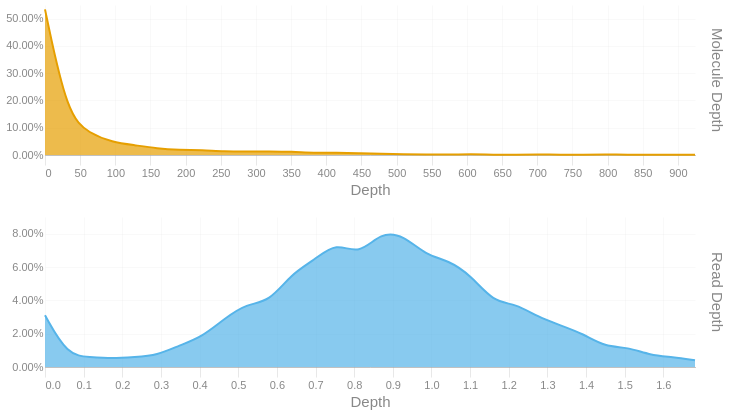

Write notebook code for a chart like this one.
### Code cell
readdep = depth_hist(tb['Read Depth'], q99, 3)
readdep = readdep.with_columns(pl.lit('Read Depth').alias('Metric'))
if not SKIPLR:
    moldep = depth_hist(tb['Molecule Depth'], mol_q99, 1)
    moldep = moldep.with_columns(pl.lit('Molecule Depth').alias('Metric'))
    _hist = pl.concat([readdep, moldep])
    _hist = _hist.filter(pl.col('Proportion') != 0)
    with SafeRender(_hist):
        (
            alt.Chart(_hist)        
            .mark_area(interpolate = "basis")
            .encode(
                x=alt.X('Bin:Q').scale(domainMin=0).axis(alt.Axis(title='Depth')),
                y = alt.Y('Proportion:Q', title = None).axis(format = '.2%'),
                color = alt.Color('Metric:N').legend(None),
                row = alt.Row("Metric:N").header(title = None, labelOrient = 'right'),
                tooltip = [
                    alt.Tooltip("Metric:N", title = "Metric"),
                    alt.Tooltip('Interval:N', title = "Depth Interval"),
                    alt.Tooltip('Proportion:Q', title = "% Alignments").format('.2%')
                ]
            )
            .resolve_scale(x='independent', y='independent')
            .properties(
                height = 150, width = 650,
                usermeta={'embedOptions': {'downloadFileName': f'{samplename}.depth.hist'}}
            )
        ).display()
else:
    readdep = readdep.filter(pl.col('Proportion') != 0)
    with SafeRender(readdep):
        (
            alt.Chart(readdep)        
            .mark_area(interpolate = "basis")
            .encode(
                x=alt.X('Bin:Q').scale(domainMin=0).axis(alt.Axis(title='Depth')),
                y = alt.Y('Proportion:Q', title = None).axis(format = '.2%'),
                tooltip = [
                    alt.Tooltip('Interval:N', title = "Depth Interval"),
                    alt.Tooltip('Proportion:Q', title = "% Alignments").format('.2%')
                ]
            )
            .properties(
                usermeta={'embedOptions': {'downloadFileName': f'{samplename}.depth.hist'}}
            )
        ).display()

### Figure 1 — Vega-Lite specification as saved in the notebook (floating-point values rounded to 4 significant figures)
{"width": 650, "height": 150, "config": {"title": {"anchor": "start", "dy": -15, "fontSize": 18, "color": "#888888", "subtitleColor": "#888888", "subtitleFontSize": 14}, "arc": {"fill": "#0072B2"}, "axis": {"domainColor": "#888888", "domainWidth": 0.5, "gridWidth": 0.2, "grid": false, "titleFontWeight": 400, "titleFontSize": 15, "labelFontSize": 11, "labelColor": "#888888", "tickColor": "#888888", "tickWidth": 0.2, "titleColor": "#888888"}, "axisBand": {"grid": false}, "axisX": {"grid": true, "tickSize": 10, "domainCap": "round"}, "axisY": {"domain": false, "grid": true, "tickSize": 0, "domainCap": "round"}, "background": "transparent", "header": {"labelFontSize": 15, "labelColor": "#888888", "titleFontSize": 15, "titleFontWeight": 600, "titleColor": "#888888"}, "legend": {"labelFont": "sans-serif", "labelFontSize": 12, "labelColor": "#888888", "symbolSize": 100, "symbolType": "circle", "titleFontSize": 12, "titlePadding": 10, "titleColor": "#888888", "title": null}, "range": {"category": ["#E69F00", "#56B4E9", "#009E73", "#F0E442", "#0072B2", "#D55E00", "#CC79A7", "#000000"], "diverging": ["#cfe8f3", "#a2d4ec", "#73bfe2", "#46abdb", "#1696d2", "#12719e"]}, "area": {"fill": "#0072B2", "fillOpacity": 0.7, "line": true, "strokeOpacity": 0.7}, "line": {"color": "#0072B2", "stroke": "#0072B2", "strokeWidth": 2}, "trail": {"color": "#0072B2", "stroke": "#0072B2", "strokeWidth": 0, "size": 1}, "point": {"filled": true, "fillOpacity": 1.0, "size": 95}, "text": {"color": "#888888", "fontSize": 11, "align": "right", "fontWeight": 400, "size": 11}, "bar": {"fill": "#0072B2", "stroke": null}, "view": {"stroke": null, "continuousWidth": 660, "continuousHeight": 400}}, "data": {"name": "data-9faf37b9c71fce0bcb3978fcffa1727c"}, "mark": {"type": "area", "interpolate": "basis"}, "encoding": {"color": {"field": "Metric", "legend": null, "type": "nominal"}, "row": {"field": "Metric", "header": {"title": null, "labelOrient": "right"}, "type": "nominal"}, "tooltip": [{"field": "Metric", "title": "Metric", "type": "nominal"}, {"field": "Interval", "title": "Depth Interval", "type": "nominal"}, {"field": "Proportion", "format": ".2%", "title": "% Alignments", "type": "quantitative"}], "x": {"axis": {"title": "Depth"}, "field": "Bin", "scale": {"domainMin": 0}, "type": "quantitative"}, "y": {"axis": {"format": ".2%"}, "field": "Proportion", "title": null, "type": "quantitative"}}, "resolve": {"scale": {"x": "independent", "y": "independent"}}, "usermeta": {"embedOptions": {"downloadFileName": "S1_Musquodoboit_014.depth.hist"}}, "$schema": "https://vega.github.io/schema/vega-lite/v6.1.0.json", "datasets": {"data-9faf37b9c71fce0bcb3978fcffa1727c": [{"Bin": 0.0, "Interval": "0.0-0.058", "Proportion": 0.031, "Metric": "Read Depth"}, {"Bin": 0.058, "Interval": "0.058-0.116", "Proportion": 0.007, "Metric": "Read Depth"}, {"Bin": 0.116, "Interval": "0.116-0.174", "Proportion": 0.006, "Metric": "Read Depth"}, {"Bin": 0.174, "Interval": "0.174-0.232", "Proportion": 0.005, "Metric": "Read Depth"}, {"Bin": 0.232, "Interval": "0.232-0.29", "Proportion": 0.006, "Metric": "Read Depth"}, {"Bin": 0.29, "Interval": "0.29-0.348", "Proportion": 0.007, "Metric": "Read Depth"}, {"Bin": 0.348, "Interval": "0.348-0.406", "Proportion": 0.013, "Metric": "Read Depth"}, {"Bin": 0.406, "Interval": "0.406-0.464", "Proportion": 0.018, "Metric": "Read Depth"}, {"Bin": 0.464, "Interval": "0.464-0.522", "Proportion": 0.029, "Metric": "Read Depth"}, {"Bin": 0.522, "Interval": "0.522-0.58", "Proportion": 0.038, "Metric": "Read Depth"}, {"Bin": 0.58, "Interval": "0.58-0.638", "Proportion": 0.039, "Metric": "Read Depth"}, {"Bin": 0.638, "Interval": "0.638-0.696", "Proportion": 0.056, "Metric": "Read Depth"}, {"Bin": 0.696, "Interval": "0.696-0.754", "Proportion": 0.064, "Metric": "Read Depth"}, {"Bin": 0.754, "Interval": "0.754-0.812", "Proportion": 0.075, "Metric": "Read Depth"}, {"Bin": 0.812, "Interval": "0.812-0.87", "Proportion": 0.067, "Metric": "Read Depth"}, {"Bin": 0.87, "Interval": "0.87-0.928", "Proportion": 0.081, "Metric": "Read Depth"}, {"Bin": 0.928, "Interval": "0.928-0.986", "Proportion": 0.079, "Metric": "Read Depth"}, {"Bin": 0.986, "Interval": "0.986-1.044", "Proportion": 0.067, "Metric": "Read Depth"}, {"Bin": 1.044, "Interval": "1.044-1.102", "Proportion": 0.064, "Metric": "Read Depth"}, {"Bin": 1.102, "Interval": "1.102-1.16", "Proportion": 0.055, "Metric": "Read Depth"}, {"Bin": 1.16, "Interval": "1.16-1.218", "Proportion": 0.039, "Metric": "Read Depth"}, {"Bin": 1.218, "Interval": "1.218-1.276", "Proportion": 0.038, "Metric": "Read Depth"}, {"Bin": 1.276, "Interval": "1.276-1.334", "Proportion": 0.03, "Metric": "Read Depth"}, {"Bin": 1.334, "Interval": "1.334-1.392", "Proportion": 0.025, "Metric": "Read Depth"}, {"Bin": 1.392, "Interval": "1.392-1.45", "Proportion": 0.02, "Metric": "Read Depth"}, {"Bin": 1.45, "Interval": "1.45-1.508", "Proportion": 0.012, "Metric": "Read Depth"}, {"Bin": 1.508, "Interval": "1.508-1.566", "Proportion": 0.012, "Metric": "Read Depth"}, {"Bin": 1.566, "Interval": "1.566-1.624", "Proportion": 0.007, "Metric": "Read Depth"}, {"Bin": 1.624, "Interval": "1.624-1.682", "Proportion": 0.006, "Metric": "Read Depth"}, {"Bin": 1.682, "Interval": "1.682-1.74", "Proportion": 0.004, "Metric": "Read Depth"}, {"Bin": 0.0, "Interval": "0.0-31.9", "Proportion": 0.534, "Metric": "Molecule Depth"}, {"Bin": 31.9, "Interval": "31.9-63.7", "Proportion": 0.143, "Metric": "Molecule Depth"}, {"Bin": 63.7, "Interval": "63.7-95.6", "Proportion": 0.079, "Metric": "Molecule Depth"}, {"Bin": 95.6, "Interval": "95.6-127.5", "Proportion": 0.047, "Metric": "Molecule Depth"}, {"Bin": 127.5, "Interval": "127.5-159.4", "Proportion": 0.036, "Metric": "Molecule Depth"}, {"Bin": 159.4, "Interval": "159.4-191.2", "Proportion": 0.024, "Metric": "Molecule Depth"}, {"Bin": 191.2, "Interval": "191.2-223.1", "Proportion": 0.019, "Metric": "Molecule Depth"}, {"Bin": 223.1, "Interval": "223.1-255.0", "Proportion": 0.018, "Metric": "Molecule Depth"}, {"Bin": 255.0, "Interval": "255.0-286.8", "Proportion": 0.013, "Metric": "Molecule Depth"}, {"Bin": 286.8, "Interval": "286.8-318.7", "Proportion": 0.013, "Metric": "Molecule Depth"}, {"Bin": 318.7, "Interval": "318.7-350.6", "Proportion": 0.013, "Metric": "Molecule Depth"}, {"Bin": 350.6, "Interval": "350.6-382.5", "Proportion": 0.012, "Metric": "Molecule Depth"}, {"Bin": 382.5, "Interval": "382.5-414.3", "Proportion": 0.008, "Metric": "Molecule Depth"}, {"Bin": 414.3, "Interval": "414.3-446.2", "Proportion": 0.008, "Metric": "Molecule Depth"}, {"Bin": 446.2, "Interval": "446.2-478.1", "Proportion": 0.007, "Metric": "Molecule Depth"}, {"Bin": 478.1, "Interval": "478.1-509.9", "Proportion": 0.005, "Metric": "Molecule Depth"}, {"Bin": 509.9, "Interval": "509.9-541.8", "Proportion": 0.003, "Metric": "Molecule Depth"}, {"Bin": 541.8, "Interval": "541.8-573.7", "Proportion": 0.002, "Metric": "Molecule Depth"}, {"Bin": 573.7, "Interval": "573.7-605.5", "Proportion": 0.001, "Metric": "Molecule Depth"}, {"Bin": 605.5, "Interval": "605.5-637.4", "Proportion": 0.003, "Metric": "Molecule Depth"}, {"Bin": 637.4, "Interval": "637.4-669.3", "Proportion": 0.001, "Metric": "Molecule Depth"}, {"Bin": 669.3, "Interval": "669.3-701.2", "Proportion": 0.001, "Metric": "Molecule Depth"}, {"Bin": 701.2, "Interval": "701.2-733.0", "Proportion": 0.002, "Metric": "Molecule Depth"}, {"Bin": 733.0, "Interval": "733.0-764.9", "Proportion": 0.001, "Metric": "Molecule Depth"}, {"Bin": 764.9, "Interval": "764.9-796.8", "Proportion": 0.001, "Metric": "Molecule Depth"}, {"Bin": 796.8, "Interval": "796.8-828.6", "Proportion": 0.002, "Metric": "Molecule Depth"}, {"Bin": 828.6, "Interval": "828.6-860.5", "Proportion": 0.001, "Metric": "Molecule Depth"}, {"Bin": 860.5, "Interval": "860.5-892.4", "Proportion": 0.001, "Metric": "Molecule Depth"}, {"Bin": 892.4, "Interval": "892.4-924.3", "Proportion": 0.001, "Metric": "Molecule Depth"}, {"Bin": 924.3, "Interval": "924.3-956.13", "Proportion": 0.001, "Metric": "Molecule Depth"}]}}
